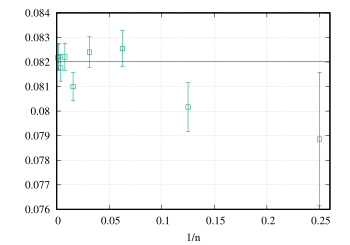

Reproduce this figure in gnuplot.
set xrange [0:0.26]
set grid
set xlabel "1/n"
mu = 0.75
sigma2 = 0.1875
sx = -0.09375
kx = 0.0820312
plot \
kx notitle, \
"< tail -10 ../../stat/bernoulli_distribution.op" u (1/$1):12:13 w e notitle pt 4
